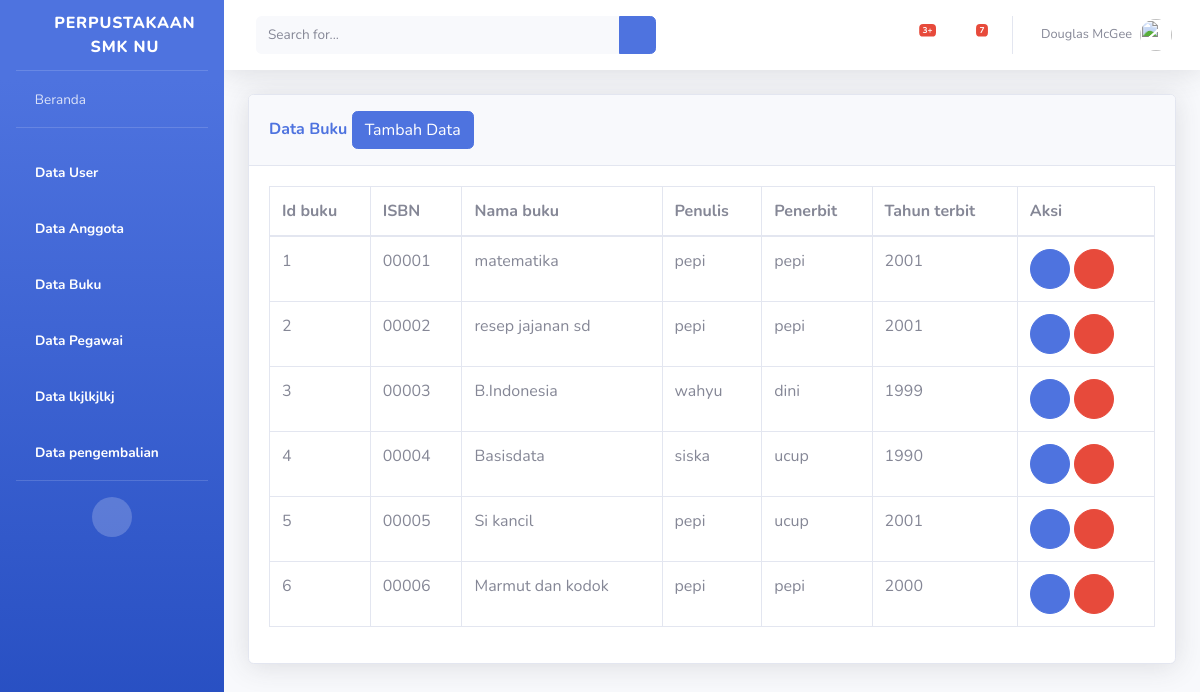
The page /Perpustakaan_pepi/beranda.php?page=buku on the database its author committed.
### tables this page shows
CREATE TABLE `tabel_buku` (
  `Id_buku` int(7) NOT NULL,
  `isbn` varchar(15) NOT NULL,
  `nama_buku` varchar(50) NOT NULL,
  `penulis` varchar(50) NOT NULL,
  `penerbit` varchar(50) NOT NULL,
  `tahun_terbit` year(4) NOT NULL
);

### Perpustakaan_pepi/views/buku/buku.php (the view)
                <div class="container-fluid">
<div class="card shadow mb-4">
    <div class="card-header py-3">
        <h6 class="m-0 font-weight-bold text-primary">Data Buku
        <a href="beranda.php?page=buku&aksi=add">
          <button class="btn btn-primary">Tambah Data</button>
          </a>
        </h6>
    </div>
    <div class="card-body">
        <div class="table-responsive">
            <table class="table table-bordered" id="dataTable" width="100%" cellspacing="0">
                <thead>
                    <tr>
                        <th>Id buku</th>
                        <th>ISBN</th>
                        <th>Nama buku</th>
                        <th>Penulis</th>
                        <th>Penerbit</th>
                        <th>Tahun terbit</th>
                        <th>Aksi</th>
                    </tr>
                </thead>
                <tbody>
                   <?php
                        $sql = "select * from tabel_buku";
                        $show = $db->query($sql);
                        foreach($show as $agt):
                    ?>
                    <tr>
                        <td><?php echo $agt['Id_buku']?></td>
                        <td><?php echo $agt['isbn']?></td>
                        <td><?php echo $agt['nama_buku']?></td>
                        <td><?php echo $agt['penulis']?></td>
                        <td><?php echo $agt['penerbit']?></td>
                        <td><?php echo $agt['tahun_terbit']?></td>
                        <td>
                                <a href="beranda.php?page=buku&aksi=edit&id=<?php echo $agt['Id_buku']?>"
                                    class="btn btn-primary btn-circle">
                                    <i class="fas fa-edit"></i>
                                </a>
                                <a href="model/buku/prosesdeletebuku.php?id=<?php echo $agt['Id_buku']?>"
                                    class="btn btn-danger btn-circle">
                                    <i class="fas fa-trash"></i>
                                </a>
                        </td>
                   </tr>
                   <?php endforeach; ?>
                </tbody>
            </table>
        </div>
    </div>
</div>
</div>

### Perpustakaan_pepi/beranda.php (shortened to what this page needs)
<!DOCTYPE html>
<html lang="en">
<head>
    <link href="template/vendor/fontawesome-free/css/all.min.css" rel="stylesheet" type="text/css">
    <link href="template/css/sb-admin-2.min.css" rel="stylesheet">
    <link href="template/vendor/datatables/dataTables.bootstrap4.min.css" rel="stylesheet">
</head>
<body id="page-top">
    <div id="wrapper">
        <ul class="navbar-nav bg-gradient-primary sidebar sidebar-dark accordion" id="accordionSidebar">
            <a class="sidebar-brand d-flex align-items-center justify-content-center" href="beranda.php">
                <div class="sidebar-brand-icon rotate-n-13">
                    <i class="fas fa-book-reader"></i>
                </div>
                <div class="sidebar-brand-text mx-1">PERPUSTAKAAN SMK NU</div>
            </a>
            <hr class="sidebar-divider my-0">
            <li class="nav-item">
                <a class="nav-link" href="beranda.php?beranda">
                    <i class="fas fa-home"></i>
                    <span>Beranda</span></a>
            </li>
            <hr class="sidebar-divider">
            <li class="nav-item active">
                <a class="nav-link" href="beranda.php?page=user">
                    <i class="fas fa-list-alt"></i>
                    <span>Data User</span></a>
            </li>
            <li class="nav-item active">
                <a class="nav-link" href="beranda.php?page=anggota">
                    <i class="fas fa-list-alt"></i>
                    <span>Data Anggota</span></a>
            </li>
            <li class="nav-item active">
                <a class="nav-link" href="beranda.php?page=buku">
                    <i class="fas fa-list-alt"></i>
                    <span>Data Buku</span></a>
            </li>
            <li class="nav-item active">
                <a class="nav-link" href="beranda.php?page=pegawai">
                    <i class="fas fa-list-alt"></i>
                    <span>Data Pegawai</span></a>
            </li>
            <li class="nav-item active">
                <a class="nav-link" href="beranda.php?page=transaksi">
                    <i class="fas fa-list-alt"></i>
                    <span>Data lkjlkjlkj</span></a>
            </li>
            <li class="nav-item active">
                <a class="nav-link" href="beranda.php?page=transaksi">
                    <i class="fas fa-list-alt"></i>
                    <span>Data pengembalian</span></a>
            </li>
            <hr class="sidebar-divider d-none d-md-block">
            <div class="text-center d-none d-md-inline">
                <button class="rounded-circle border-0" id="sidebarToggle"></button>
            </div>
        </ul>
        <div id="content-wrapper" class="d-flex flex-column">
            <div id="content">
                <nav class="navbar navbar-expand navbar-light bg-white topbar mb-4 static-top shadow">
                    <form
                        class="d-none d-sm-inline-block form-inline mr-auto ml-md-3 my-2 my-md-0 mw-100 navbar-search">
                        <div class="input-group">
                            <input type="text" class="form-control bg-light border-0 small" placeholder="Search for..."
                                aria-label="Search" aria-describedby="basic-addon2">
                            <div class="input-group-append">
                                <button class="btn btn-primary" type="button">
                                    <i class="fas fa-search fa-sm"></i>
                                </button>
                            </div>
                        </div>
                    </form>
                    <ul class="navbar-nav ml-auto">
                        <li class="nav-item dropdown no-arrow mx-1">
                            <a class="nav-link dropdown-toggle" href="#" id="alertsDropdown" role="button"
                                data-toggle="dropdown" aria-haspopup="true" aria-expanded="false">
                                <i class="fas fa-bell fa-fw"></i>
                                <span class="badge badge-danger badge-counter">3+</span>
                            </a>
                        </li>
                        <li class="nav-item dropdown no-arrow mx-1">
                            <a class="nav-link dropdown-toggle" href="#" id="messagesDropdown" role="button"
                                data-toggle="dropdown" aria-haspopup="true" aria-expanded="false">
                                <i class="fas fa-envelope fa-fw"></i>
                                <span class="badge badge-danger badge-counter">7</span>
                            </a>
                        </li>
                        <li class="nav-item dropdown no-arrow">
                            <a class="nav-link dropdown-toggle" href="#" id="userDropdown" role="button"
                                data-toggle="dropdown" aria-haspopup="true" aria-expanded="false">
                                <span class="mr-2 d-none d-lg-inline text-gray-600 small">Douglas McGee</span>
                                <img class="img-profile rounded-circle" src="img/undraw_profile.svg">
                            </a>
                        </li>
                    </ul>
                </nav>
                <?php
                   include "config/routes.php";
                ?>
            </div>
        </div>
    </div>
</body>
</html>

### Perpustakaan_pepi/config/routes.php (shortened to what this page needs)
<?php
if(@$_GET['page'] == ''){
    include "views/beranda.php";
}else if($_GET['page'] == 'buku'){
    @$aksi = $_GET['aksi'];
    if(@$aksi){
            if(@$aksi == 'add'){
                include "views/buku/addbuku.php";
            }
            else if ($aksi == 'edit'){
                include "views/buku/editbuku.php";
            }
            else if ($aksi == 'delete'){
                include "model/buku/prosesdeletebuku";
            }
    }else
    {
        include "views/buku/buku.php";
    }
}else if($_GET['page'] == 'anggota'){
    @$aksi = $_GET['aksi'];
    if(@$aksi){
            if(@$aksi == 'add'){
                include "views/anggota/addanggota.php";
            }
            else if ($aksi == 'edit'){
                include "views/anggota/editanggota.php";
            }
            else if ($aksi == 'delete'){
                include "model/anggota/prosesdeleteanggota";
            }
    }else
    {
        include "views/anggota/anggota.php";
    }
}else if($_GET['page'] == 'transaksi'){
    @$aksi = $_GET['aksi'];
    if(@$aksi){
            if(@$aksi == 'add'){
                include "views/transaksi/addtransaksi.php";
            }
            else if ($aksi == 'edit'){
                include "views/transaksi/edittransaksi.php";
            }
            else if ($aksi == 'delete'){
                include "model/transaksi/prosesdeletetransaksi";
            }
    }else
    {
        include "views/transaksi/transaksi.php";
    }
}

### rows shown on the page
tabel_buku: Id_buku "1", isbn "00001", nama_buku "matematika", penulis "pepi", penerbit "pepi", tahun_terbit "2001"
tabel_buku: Id_buku "2", isbn "00002", nama_buku "resep jajanan sd", penulis "pepi", penerbit "pepi", tahun_terbit "2001"
tabel_buku: Id_buku "3", isbn "00003", nama_buku "B.Indonesia", penulis "wahyu", penerbit "dini", tahun_terbit "1999"
tabel_buku: Id_buku "4", isbn "00004", nama_buku "Basisdata", penulis "siska", penerbit "ucup", tahun_terbit "1990"
tabel_buku: Id_buku "5", isbn "00005", nama_buku "Si kancil", penulis "pepi", penerbit "ucup", tahun_terbit "2001"
tabel_buku: Id_buku "6", isbn "00006", nama_buku "Marmut dan kodok", penulis "pepi", penerbit "pepi", tahun_terbit "2000"
